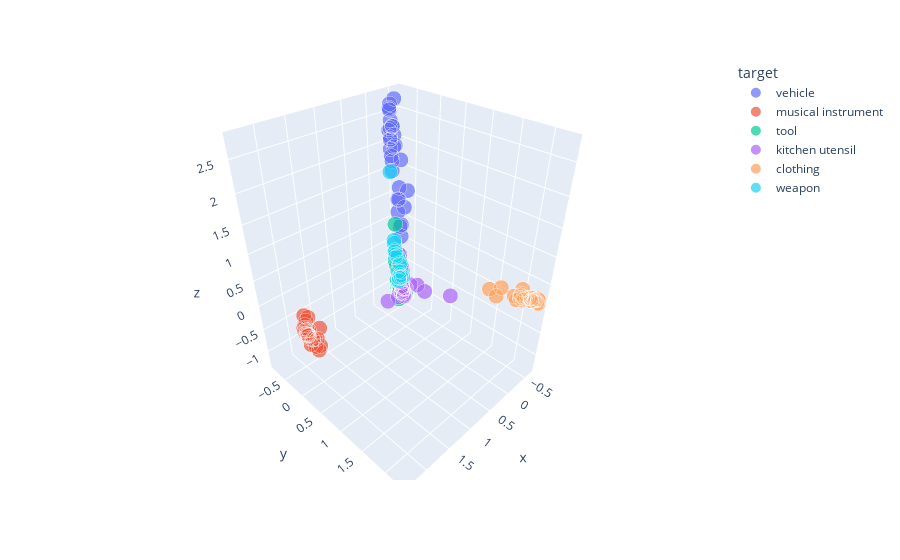

The cell this chart's notebook holds for it:
### Code cell
transformed_df = pd.DataFrame(transformed_X, columns=['x','y','z'])
transformed_df['target'] = train_y.values
transformed_df['name'] = df.index
transformed_df['size'] = [1 for i in range(transformed_df.shape[0])]
px.scatter_3d(transformed_df, x='x', y='y', z='z',
              color='target', hover_data=['name'], size='size', size_max=15)

### Figure 1 — Plotly figure (JSON) as saved in the notebook; plotly's stock layout.template omitted (floating-point values rounded to 4 significant figures)
{"data": [{"customdata": [["(hot air) balloon"], ["airplane"], ["bicycle"], ["boat"], ["bus"], ["car"], ["carriage"], ["cart"], ["go-cart"], ["helicopter"], ["hovercraft"], ["jeep"], ["kick scooter"], ["motorbike (moto)"], ["rocket"], ["scooter (bromfiets)"], ["scooter (brommer)"], ["skateboard"], ["sled"], ["submarine"], ["subway train"], ["taxi"], ["tractor"], ["trailer"], ["train"], ["tram"], ["truck (camion)"], ["truck (vrachtwagen)"], ["van"], ["zeppelin"]], "hovertemplate": "target=vehicle<br>x=%{x}<br>y=%{y}<br>z=%{z}<br>size=%{marker.size}<br>name=%{customdata[0]}<extra></extra>", "legendgroup": "vehicle", "marker": {"color": "#636efa", "size": [1, 1, 1, 1, 1, 1, 1, 1, 1, 1, 1, 1, 1, 1, 1, 1, 1, 1, 1, 1, 1, 1, 1, 1, 1, 1, 1, 1, 1, 1], "sizemode": "area", "sizeref": 0.004444, "symbol": "circle"}, "mode": "markers", "name": "vehicle", "scene": "scene", "showlegend": true, "type": "scatter3d", "x": [-0.3713, -0.3789, -0.3972, -0.3785, -0.394, -0.3992, -0.3719, -0.4051, -0.3812, -0.3707, -0.3783, -0.3897, -0.3818, -0.3846, -0.3724, -0.3939, -0.3864, -0.371, -0.376, -0.3865, -0.3899, -0.3692, -0.3849, -0.3894, -0.3834, -0.3829, -0.3987, -0.397, -0.3911, -0.3706], "y": [-0.3547, -0.7928, -0.453, -0.7181, -0.8008, -0.701, -0.5695, -0.6231, -0.5986, -0.8003, -0.7717, -0.7294, -0.5453, -0.689, -0.7289, -0.7044, -0.6634, -0.5025, -0.5158, -0.784, -0.7484, -0.7581, -0.7835, -0.5739, -0.7757, -0.7582, -0.8007, -0.818, -0.7838, -0.5173], "z": [1.261, 2.585, 0.8912, 2.294, 2.546, 2.747, 1.01, 0.728, 0.9995, 2.212, 2.096, 2.296, 0.4658, 2.158, 1.509, 1.942, 1.984, 0.5239, 0.268, 1.888, 1.68, 2.389, 2.045, 1.237, 2.058, 1.766, 2.643, 2.551, 2.243, 1.773]}, {"customdata": [["accordion"], ["bagpipe"], ["banjo"], ["bass guitar"], ["bassoon"], ["cello"], ["clarinet"], ["cymbals"], ["double bass"], ["drum"], ["drum set"], ["flute"], ["guitar"], ["harmonica"], ["harp"], ["harpsichord"], ["organ"], ["pan flute"], ["piano"], ["recorder"], ["saxophone"], ["synthesizer"], ["tambourine"], ["triangle"], ["trombone"], ["trumpet"], ["violin"]], "hovertemplate": "target=musical instrument<br>x=%{x}<br>y=%{y}<br>z=%{z}<br>size=%{marker.size}<br>name=%{customdata[0]}<extra></extra>", "legendgroup": "musical instrument", "marker": {"color": "#EF553B", "size": [1, 1, 1, 1, 1, 1, 1, 1, 1, 1, 1, 1, 1, 1, 1, 1, 1, 1, 1, 1, 1, 1, 1, 1, 1, 1, 1], "sizemode": "area", "sizeref": 0.004444, "symbol": "circle"}, "mode": "markers", "name": "musical instrument", "scene": "scene", "showlegend": true, "type": "scatter3d", "x": [2.122, 2.262, 2.296, 2.309, 2.301, 2.353, 2.287, 2.153, 2.348, 2.191, 2.298, 2.264, 2.305, 2.2, 2.321, 2.271, 2.227, 2.273, 2.312, 2.237, 2.314, 2.265, 2.096, 2.097, 2.278, 2.278, 2.308], "y": [0.2535, 0.3768, 0.2015, 0.2075, 0.1767, 0.2032, 0.1744, 0.1361, 0.186, 0.202, 0.1402, 0.1559, 0.2414, 0.1663, 0.1803, 0.1487, 0.1418, 0.2017, 0.174, 0.2006, 0.1639, 0.1309, 0.1803, 0.1277, 0.1435, 0.1464, 0.1878], "z": [0.06863, 0.0256, 0.001862, 0.1127, -0.003453, 0.1303, -0.03528, -0.3677, 0.1669, -0.1299, 0.1694, -0.1032, 0.1363, -0.161, 0.1032, 0.09067, 0.277, -0.2021, 0.3812, -0.1212, 0.01868, 0.226, -0.3577, -0.4906, -0.02194, -0.03658, 0.04957]}, {"customdata": [["anvil"], ["axe"], ["chisel"], ["clamp"], ["crowbar (breekijzer)"], ["crowbar (koevoet)"], ["drill"], ["file"], ["filling knife"], ["grinding disc"], ["hammer"], ["lawn mower"], ["level"], ["nail"], ["oil can"], ["paint brush"], ["pickaxe"], ["plane"], ["plough"], ["rope"], ["saw"], ["screw wrench (engelse sleutel)"], ["screwdriver"], ["shovel"], ["tongs"], ["vacuum cleaner"], ["wheelbarrow"], ["wire brush"], ["wrench"]], "hovertemplate": "target=tool<br>x=%{x}<br>y=%{y}<br>z=%{z}<br>size=%{marker.size}<br>name=%{customdata[0]}<extra></extra>", "legendgroup": "tool", "marker": {"color": "#00cc96", "size": [1, 1, 1, 1, 1, 1, 1, 1, 1, 1, 1, 1, 1, 1, 1, 1, 1, 1, 1, 1, 1, 1, 1, 1, 1, 1, 1, 1, 1], "sizemode": "area", "sizeref": 0.004444, "symbol": "circle"}, "mode": "markers", "name": "tool", "scene": "scene", "showlegend": true, "type": "scatter3d", "x": [-0.3981, -0.4167, -0.4114, -0.4052, -0.4089, -0.4109, -0.3905, -0.3798, -0.4118, -0.3901, -0.4235, -0.3941, -0.4043, -0.4152, -0.3985, -0.4111, -0.4113, -0.4066, -0.4043, -0.4119, -0.412, -0.4113, -0.4187, -0.4135, -0.4152, -0.3923, -0.412, -0.4056, -0.4129], "y": [-0.6562, -0.6642, -0.6277, -0.6105, -0.6585, -0.6551, -0.6862, -0.588, -0.6139, -0.6922, -0.6548, -0.692, -0.5695, -0.6098, -0.5563, -0.4682, -0.6604, -0.6169, -0.6695, -0.4201, -0.6567, -0.635, -0.6261, -0.6245, -0.6367, -0.575, -0.6691, -0.5697, -0.6311], "z": [-0.8354, -0.9054, -1.084, -0.9337, -0.9723, -1.019, -0.2078, -1.251, -1.102, -0.366, -1.064, 0.4465, -1.069, -1.124, -0.8284, -0.9113, -1.005, -1.041, -0.4739, -0.9703, -1.107, -1.175, -1.188, -0.9483, -1.133, -0.2582, -0.2828, -0.9799, -1.187]}, {"customdata": [["apron"], ["bottle"], ["bowl"], ["can opener"], ["colander"], ["electric kettle"], ["fork"], ["fridge"], ["glass"], ["grater"], ["kettle"], ["knife"], ["microwave oven"], ["mixer"], ["mug"], ["nutcracker"], ["oven"], ["pan"], ["percolator"], ["place mat"], ["plate"], ["pot"], ["scales"], ["scissors"], ["sieve"], ["spatula"], ["spoon"], ["stove"], ["teaspoon"], ["toaster"], ["towel"], ["whisk"], ["wok"]], "hovertemplate": "target=kitchen utensil<br>x=%{x}<br>y=%{y}<br>z=%{z}<br>size=%{marker.size}<br>name=%{customdata[0]}<extra></extra>", "legendgroup": "kitchen utensil", "marker": {"color": "#ab63fa", "size": [1, 1, 1, 1, 1, 1, 1, 1, 1, 1, 1, 1, 1, 1, 1, 1, 1, 1, 1, 1, 1, 1, 1, 1, 1, 1, 1, 1, 1, 1, 1, 1, 1], "sizemode": "area", "sizeref": 0.004444, "symbol": "circle"}, "mode": "markers", "name": "kitchen utensil", "scene": "scene", "showlegend": true, "type": "scatter3d", "x": [-0.507, -0.3088, -0.408, -0.4156, -0.4178, -0.3935, -0.4289, -0.3983, -0.404, 0.03372, -0.3984, -0.4304, -0.3967, -0.4073, -0.4185, -0.4114, -0.3963, -0.409, -0.389, -0.4312, -0.4187, -0.4079, -0.405, -0.4259, -0.4153, -0.4124, -0.4126, -0.4054, -0.404, -0.4051, -0.3683, -0.4066, -0.4134], "y": [0.6302, -0.4219, -0.4597, -0.593, -0.5045, -0.5344, -0.4848, -0.6092, -0.4308, -0.4657, -0.54, -0.6498, -0.5724, -0.604, -0.3088, -0.5653, -0.6057, -0.5377, -0.5187, -0.1332, -0.4297, -0.5215, -0.5106, -0.5961, -0.5328, -0.4944, -0.4713, -0.6129, -0.4706, -0.5101, 0.1193, -0.5354, -0.5256], "z": [-0.5679, -0.9355, -0.9371, -0.7897, -0.9583, -0.4168, -1.108, -0.1719, -0.8983, -1.007, -0.8151, -1.263, -0.176, -0.3669, -0.7611, -1.006, -0.2591, -0.9265, -0.4094, -0.6879, -0.9129, -0.9494, -0.7355, -1.054, -1.095, -1.015, -1.13, -0.3762, -1.049, -0.5256, -0.668, -1.072, -0.9019]}, {"customdata": [["bathing suit"], ["beanie"], ["belt"], ["blouse"], ["boots"], ["bra"], ["cap"], ["coat"], ["dress"], ["dungarees"], ["hat"], ["jeans"], ["mittens"], ["panties"], ["pants"], ["pullover"], ["pyjamas"], ["scarf"], ["shirt"], ["shoes"], ["shorts"], ["skirt"], ["socks"], ["suit"], ["sweater"], ["t-shirt"], ["tie"], ["top"], ["tracksuit"]], "hovertemplate": "target=clothing<br>x=%{x}<br>y=%{y}<br>z=%{z}<br>size=%{marker.size}<br>name=%{customdata[0]}<extra></extra>", "legendgroup": "clothing", "marker": {"color": "#FFA15A", "size": [1, 1, 1, 1, 1, 1, 1, 1, 1, 1, 1, 1, 1, 1, 1, 1, 1, 1, 1, 1, 1, 1, 1, 1, 1, 1, 1, 1, 1], "sizemode": "area", "sizeref": 0.004444, "symbol": "circle"}, "mode": "markers", "name": "clothing", "scene": "scene", "showlegend": true, "type": "scatter3d", "x": [-0.609, -0.5931, -0.5638, -0.6336, -0.5536, -0.6241, -0.6122, -0.6303, -0.5208, -0.6116, -0.6009, -0.6214, -0.6001, -0.6343, -0.6433, -0.6377, -0.6193, -0.6102, -0.6318, -0.5731, -0.62, -0.6274, -0.6212, -0.5962, -0.6335, -0.6355, -0.6078, -0.6251, -0.6063], "y": [1.977, 1.874, 1.554, 2.266, 1.415, 2.132, 1.973, 2.202, 2.221, 1.973, 1.993, 2.151, 1.917, 2.184, 2.263, 2.283, 2.188, 2.029, 2.285, 1.625, 2.086, 2.221, 2.049, 2.003, 2.239, 2.222, 2.032, 2.163, 1.985], "z": [0.08331, 0.07063, -0.09045, 0.209, -0.01305, 0.1602, 0.07638, 0.1591, 0.2108, 0.1284, 0.1403, 0.1667, 0.01525, 0.1184, 0.1193, 0.1222, 0.1881, 0.06658, 0.1991, 0.1212, 0.1334, 0.1685, 0.09772, 0.2782, 0.1753, 0.1316, 0.124, 0.1218, 0.1651]}, {"customdata": [["bazooka"], ["bow"], ["canon"], ["club"], ["dagger"], ["double-barreled shotgun"], ["grenade"], ["knuckle dusters"], ["machine gun"], ["pistol"], ["rifle"], ["shield"], ["slingshot"], ["spear"], ["stick"], ["sword"], ["tank"], ["whip"]], "hovertemplate": "target=weapon<br>x=%{x}<br>y=%{y}<br>z=%{z}<br>size=%{marker.size}<br>name=%{customdata[0]}<extra></extra>", "legendgroup": "weapon", "marker": {"color": "#19d3f3", "size": [1, 1, 1, 1, 1, 1, 1, 1, 1, 1, 1, 1, 1, 1, 1, 1, 1, 1], "sizemode": "area", "sizeref": 0.004444, "symbol": "circle"}, "mode": "markers", "name": "weapon", "scene": "scene", "showlegend": true, "type": "scatter3d", "x": [-0.3731, -0.3646, -0.3874, -0.3917, -0.3954, -0.3766, -0.3824, -0.398, -0.3818, -0.3885, -0.3842, -0.3839, -0.3813, -0.3898, -0.3659, -0.393, -0.3902, -0.3792], "y": [-0.6972, -0.5481, -0.717, -0.5817, -0.5985, -0.6707, -0.6185, -0.4931, -0.6833, -0.6696, -0.6876, -0.5241, -0.5536, -0.5462, -0.5695, -0.6196, -0.804, -0.5134], "z": [0.0398, -0.3831, 0.08807, -0.7292, -0.716, -0.2702, -0.2258, -0.6505, -0.1218, -0.2117, -0.1545, -0.6805, -0.3568, -0.6372, -0.7736, -0.5866, 1.46, -0.534]}], "layout": {"legend": {"itemsizing": "constant", "title": {"text": "target"}, "tracegroupgap": 0}, "margin": {"t": 60}, "scene": {"domain": {"x": [0, 1], "y": [0, 1]}, "xaxis": {"title": {"text": "x"}}, "yaxis": {"title": {"text": "y"}}, "zaxis": {"title": {"text": "z"}}}}}
